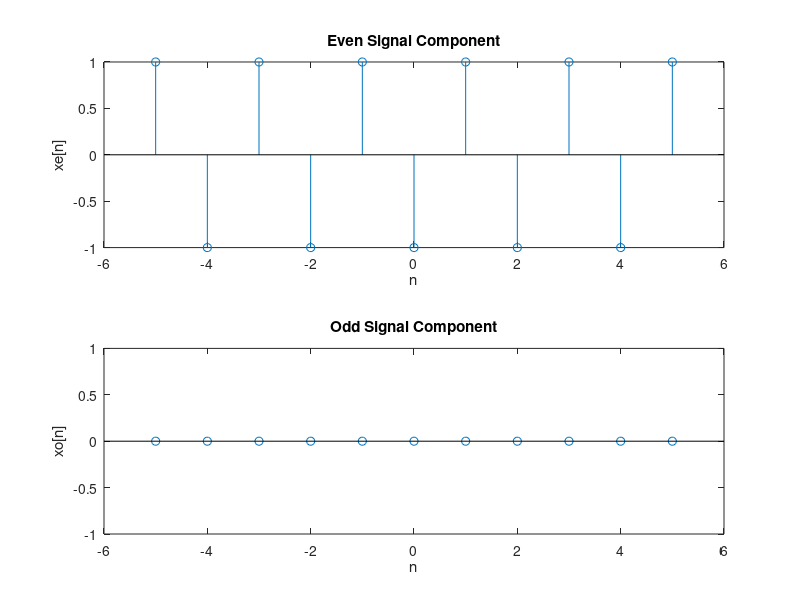

Recreate this plot in MATLAB.
% Nicholas Kawwas (40124338)
% ELEC 342 UK-X Lab 2 - Question 3b
 
clc;
clear all;
close all;
 
n=-5:5;
a = abs(n);
x=(-1).^(n-1);
xm=(-1).^(-n-1);
xe=1/2*(x+xm);
xo=1/2*(x-xm);
 
subplot(2,1,1)
stem(n, xe)
xlabel('n')
ylabel('xe[n]')
title('Even Signal Component')
 
subplot(2,1,2)
stem(n, xo)
xlabel('n')
ylabel('xo[n]')
title('Odd Signal Component')
